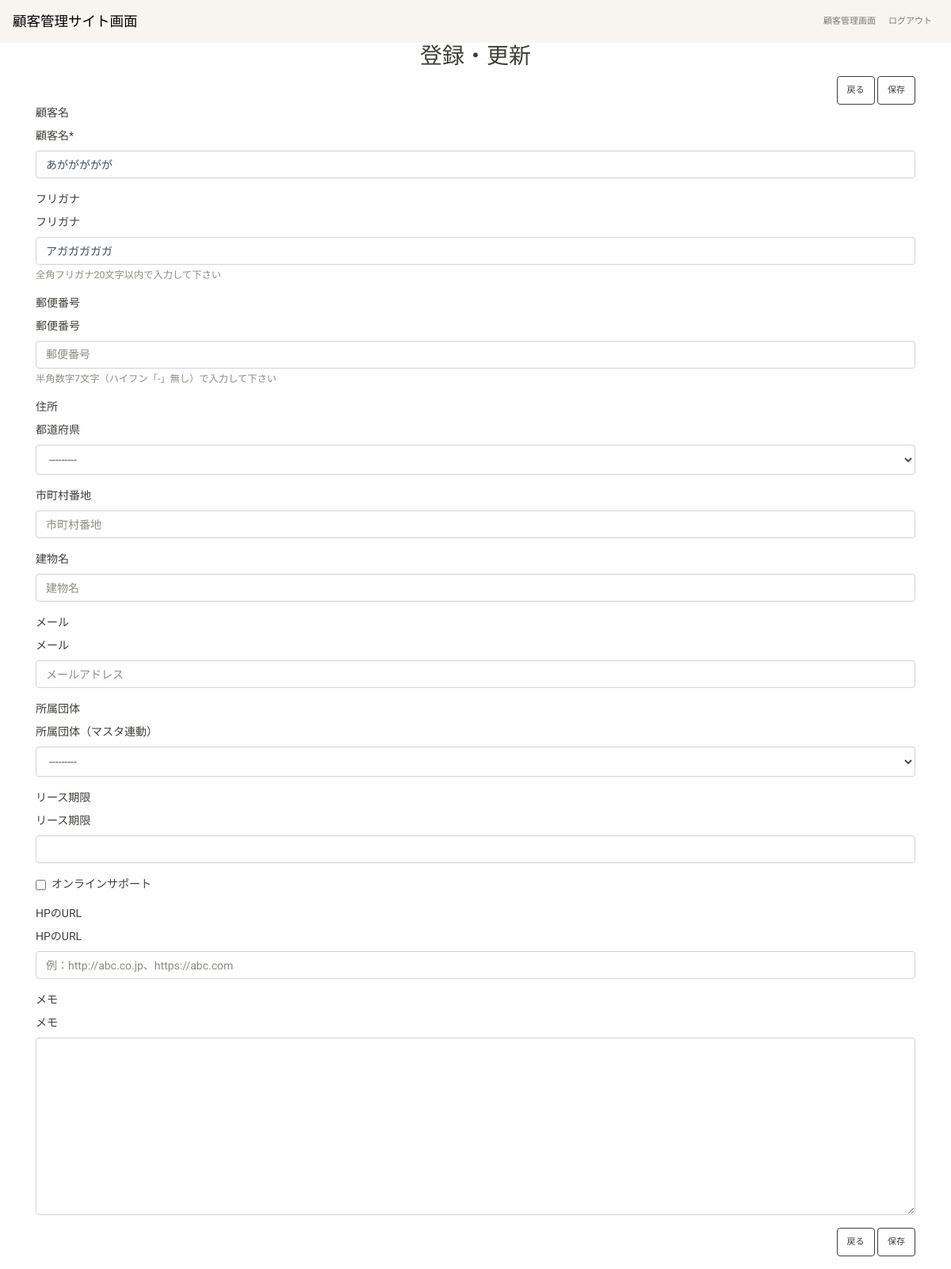
Screenshot of /top/update/12/ (signed in) with the database file from the repository.
### app/models.py (models this page shows, shortened)
class Item(models.Model):
    name = models.CharField(
        verbose_name='顧客名',
        max_length=20,
        blank=True,
        null=True,
    )
    name_furigana = models.CharField(
        verbose_name='フリガナ',
        max_length=20,
        blank=True,
        null=True,
        default='',
        validators=[validators.RegexValidator(
            regex=u'^[ァ-ヶ]+$',
            message='全角フリガナ20文字以内で入力して下さい',
        )]
    )
    postcode = models.CharField(
        verbose_name='郵便番号',
        max_length=7,
        blank=True,
        null=True,
        default='',
        validators=[validators.RegexValidator(
            regex=r'^[0-9]+$',
            message='半角数字7文字（ハイフン「-」無し）で入力して下さい',
        ),validators.MinLengthValidator(7)]
    )
    todofukenChoice = (
        (1, '北海道'),
        (2, '青森県'),
        (3, '岩手県'),
        (4, '宮城県'),
        (5, '秋田県'),
        (6, '山形県'),
        (7, '福島県'),
        (8, '茨城県'),
        (9, '栃木県'),
        (10, '群馬県'),
        (11, '埼玉県'),
        (12, '千葉県'),
        (13, '東京都'),
        (14, '神奈川県'),
        (15, '新潟県'),
        (16, '富山県'),
        (17, '石川県'),
        (18, '福井県'),
        (19, '山梨県'),
        (20, '長野県'),
        (21, '岐阜県'),
        (22, '静岡県'),
        (23, '愛知県'),
        (24, '三重県'),
        (25, '滋賀県'),
        (26, '京都府'),
        (27, '大阪府'),
        (28, '兵庫県'),
        (29, '奈良県'),
        (30, '和歌山県'),
        (31, '鳥取県'),
        (32, '島根県'),
        (33, '岡山県'),
        (34, '広島県'),
        (35, '山口県'),
        (36, '徳島県'),
        (37, '香川県'),
        (38, '愛媛県'),
        (39, '高知県'),
        (40, '福岡県'),
        (41, '佐賀県'),
        (42, '長崎県'),
        (43, '熊本県'),
        (44, '大分県'),
        (45, '宮崎県'),
        (46, '鹿児島県'),
        (47, '沖縄県 '),
    )
    address1 = models.IntegerField(
        verbose_name='都道府県',
        choices=todofukenChoice,
        blank=True,
        null=True,
    )
    address2 = models.CharField(
        verbose_name='市町村番地',
        max_length=40,
        blank=True,
        null=True,
    )
    address3 = models.CharField(
        verbose_name='建物名',
        max_length=40,
        blank=True,
        null=True,
    )
    email = models.EmailField(
        verbose_name='メール',
        max_length=100,
        blank=True,
        null=True,
    )
    Dantai = models.ForeignKey(
        Dantai,
        verbose_name='所属団体（マスタ連動）',
        blank=True,
        null=True,
        related_name='Dantai',
        on_delete=models.SET_NULL,
    )
    leaseDate = models.DateField(
        verbose_name='リース期限',
        blank=True,
        null=True,
    )
    onlineSupport = models.BooleanField(
        verbose_name='オンラインサポート',
    )
    hpUrl = models.URLField(
        verbose_name='HPのURL',
        max_length=100,
        blank=True,
        null=True,
    )
    memo = models.TextField(
        verbose_name='メモ',
        blank=True,
        null=True,
    )
    created_by = models.ForeignKey(
        User,
        verbose_name='作成者',
        blank=True,
        null=True,
        related_name='CreatedBy',
        on_delete=models.SET_NULL,
        editable=False,
    )
    created_at = models.DateTimeField(
        verbose_name='作成日時',
        blank=True,
        null=True,
        editable=False,
    )
    updated_by = models.ForeignKey(
        User,
        verbose_name='更新者',
        blank=True,
        null=True,
        related_name='UpdatedBy',
        on_delete=models.SET_NULL,
        editable=False,
    )
    updated_at = models.DateTimeField(
        verbose_name='更新日時',
        blank=True,
        null=True,
        editable=False,
    )
    class Meta:
        verbose_name = '顧客マスタ'
        verbose_name_plural = '顧客マスタ'

### app/views.py (the view, shortened to what this page needs)
# urls.py: path('update/<int:pk>/', ItemUpdateView.as_view(), name='update'),
class ItemUpdateView(LoginRequiredMixin, UpdateView):
    model = Item
    form_class = ItemForm
    success_url = reverse_lazy('index')

### app/models.py (called while the page is built)
    def __str__(self):
        return self.name

### app/templates/app/item_form.html (shortened to what this page needs)
{% extends "./_base.html" %}
{% load crispy_forms_tags %}
{% block content %}
    <div class="container">
        <div class="row">
            <div class="col-12">
                <h2 class="text-center">登録・更新</h2>
            </div>
        </div>
        <div class="row">
            <div class="col-12">
                <div class="float-right">
                    <a class="btn btn-outline-dark" href="{% url 'index' %}">戻る</a>
                    <a class="btn btn-outline-dark save" href="#">保存</a>
                </div>
            </div>
        </div>
        <div class="row">
            <div class="col-12">
                <form method="post" id="myform">
                    <label>顧客名</label>
                    {{ form.name | as_crispy_field }}
                    <label>フリガナ</label>
                    {{ form.name_furigana | as_crispy_field }}
                    <label>郵便番号</label>
                    {{ form.postcode | as_crispy_field }}
                    <label>住所</label>
                    {{ form.address1 | as_crispy_field }}
                    {{ form.address2 | as_crispy_field }}
                    {{ form.address3 | as_crispy_field }}
                    <label>メール</label>
                    {{ form.email | as_crispy_field }}
                    <label>所属団体</label>
                    {{ form.Dantai | as_crispy_field }}
                    <label>リース期限</label>
                    {{ form.leaseDate | as_crispy_field }}
                    {{ form.onlineSupport | as_crispy_field }}
                    <label>HPのURL</label>
                    {{ form.hpUrl | as_crispy_field }}
                    <label>メモ</label>
                    {{ form.memo | as_crispy_field }}
                </form>
            </div>
        </div>
        <div class="row">
            <div class="col-12">
                <div class="float-right mb-3">
                    <a class="btn btn-outline-dark" href="{% url 'index' %}">戻る</a>
                    <a class="btn btn-outline-dark save" href="#">保存</a>
                </div>
            </div>
        </div>
    </div>
{% endblock %}

### rows the page displays
Item: name "あががががが", name_furigana "アガガガガガ", address1 "---------", Dantai "---------"
